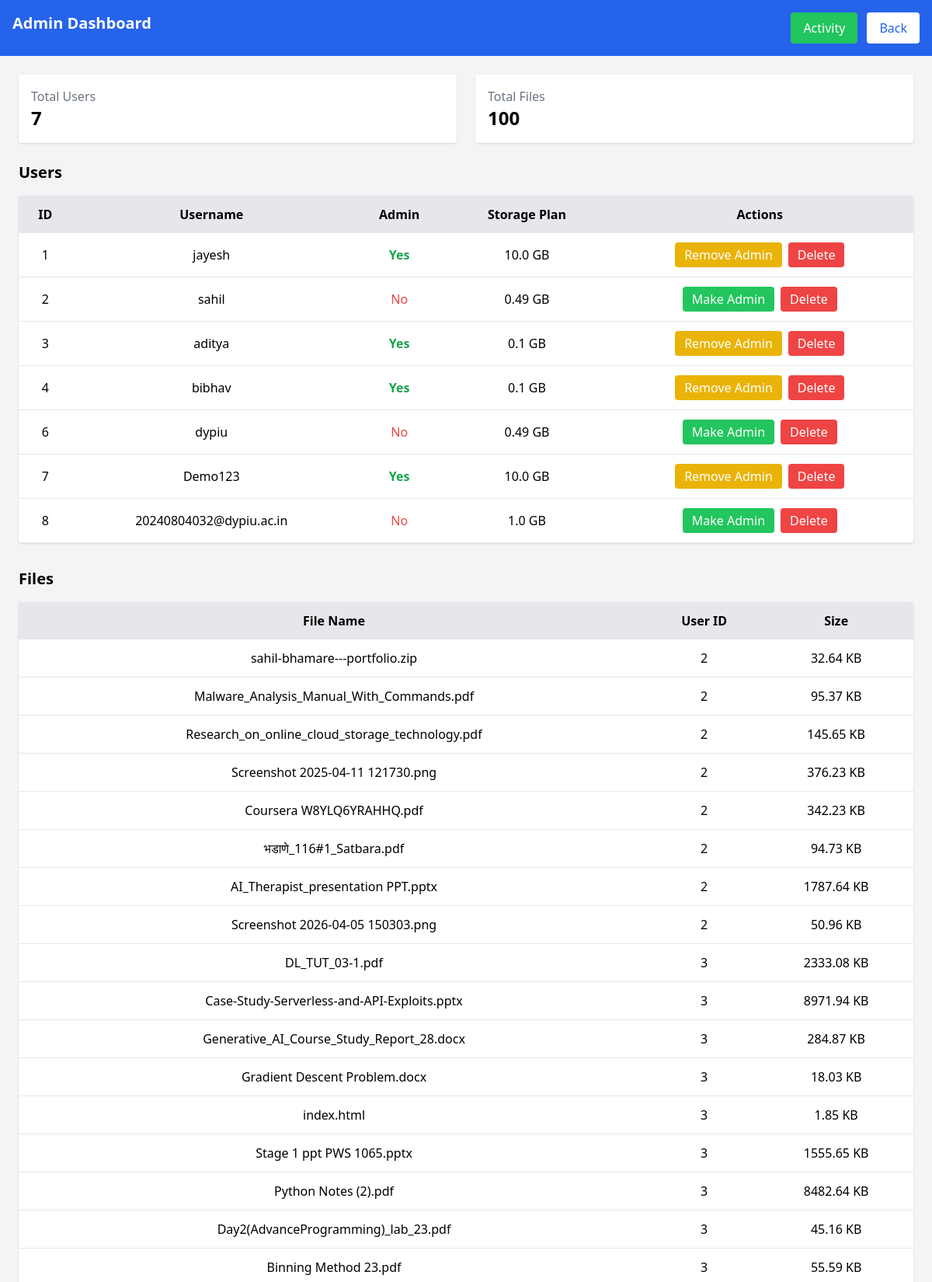
The page /admin (signed in, upper part) on the database its author committed.
### models.py (models this page shows)
class User(db.Model):
    id = db.Column(db.Integer, primary_key=True)
    username = db.Column(db.String(100))
    password = db.Column(db.String(100))
    is_admin = db.Column(db.Boolean, default=False)
    storage_limit = db.Column(db.Integer, default=104857600)

class File(db.Model):
    id = db.Column(db.Integer, primary_key=True)
    filename = db.Column(db.String(200))
    user_id = db.Column(db.Integer)
    size = db.Column(db.Integer)

### app.py (the view)
@app.route("/admin")
def admin():
    user = User.query.get(session["user"])
    if not user.is_admin:
        return "Access Denied"
    users = User.query.all()
    files = File.query.all()
    total_users = User.query.count()
    total_files = File.query.count()
    return render_template(
        "admin.html",
        users=users,
        files=files,
        total_users=total_users,
        total_files=total_files
    )

### templates/admin.html (shortened to what this page needs)
<!DOCTYPE html>
<html lang="en">
<head>
<script src="https://cdn.tailwindcss.com"></script>
</head>
<body class="bg-gray-100">
<nav class="bg-blue-600 text-white p-4 flex justify-between">
<h1 class="text-xl font-bold">Admin Dashboard</h1>
<div class="flex gap-3">
<a href="/activity"
class="bg-green-500 px-4 py-2 rounded">
Activity
</a>
<a href="/dashboard"
class="bg-white text-blue-600 px-4 py-2 rounded">
Back
</a>
</div>
</nav>
<div class="p-6">
<div class="grid grid-cols-2 gap-6 mb-6">
<div class="bg-white p-4 shadow rounded">
<h3 class="text-gray-500">Total Users</h3>
<p class="text-2xl font-bold">{{total_users}}</p>
</div>
<div class="bg-white p-4 shadow rounded">
<h3 class="text-gray-500">Total Files</h3>
<p class="text-2xl font-bold">{{total_files}}</p>
</div>
</div>
<h2 class="text-xl font-bold mb-4">Users</h2>
<table class="w-full bg-white shadow rounded mb-8">
<tr class="bg-gray-200">
<th class="p-3">ID</th>
<th class="p-3">Username</th>
<th class="p-3">Admin</th>
<th class="p-3">Storage Plan</th>
<th class="p-3">Actions</th>
</tr>
{% for user in users %}
<tr class="text-center border-b">
<td class="p-3">{{user.id}}</td>
<td class="p-3">{{user.username}}</td>
<td class="p-3">
{% if user.is_admin %}
<span class="text-green-600 font-bold">Yes</span>
{% else %}
<span class="text-red-500">No</span>
{% endif %}
</td>
<td class="p-3">
{{ (user.storage_limit / 1024 / 1024 / 1024)|round(2) }} GB
</td>
<td class="p-3 flex justify-center gap-2">
{% if user.is_admin %}
<a href="/remove-admin/{{user.id}}"
class="bg-yellow-500 text-white px-3 py-1 rounded hover:bg-yellow-600">
Remove Admin
</a>
{% else %}
<a href="/make-admin/{{user.id}}"
class="bg-green-500 text-white px-3 py-1 rounded hover:bg-green-600">
Make Admin
</a>
{% endif %}
<a href="/delete-user/{{user.id}}"
class="bg-red-500 text-white px-3 py-1 rounded hover:bg-red-600">
Delete
</a>
</td>
</tr>
{% endfor %}
</table>
<h2 class="text-xl font-bold mb-4">Files</h2>
<table class="w-full bg-white shadow rounded">
<tr class="bg-gray-200">
<th class="p-3">File Name</th>
<th class="p-3">User ID</th>
<th class="p-3">Size</th>
</tr>
{% for file in files %}
<tr class="text-center border-b">
<td class="p-3">{{file.filename}}</td>
<td class="p-3">{{file.user_id}}</td>
<td class="p-3">
{{ (file.size / 1024)|round(2) }} KB
</td>
</tr>
{% endfor %}
</table>
</div>
</body>
</html>

### rows shown on the page
User: id "1", username "jayesh", is_admin "Yes", (user.storage_limit/1024/1024/1024)|round(2) "10.0"
User: id "2", username "sahil", is_admin "No", (user.storage_limit/1024/1024/1024)|round(2) "0.49"
User: id "3", username "aditya", is_admin "Yes", (user.storage_limit/1024/1024/1024)|round(2) "0.1"
User: id "4", username "bibhav", is_admin "Yes", (user.storage_limit/1024/1024/1024)|round(2) "0.1"
User: id "6", username "dypiu", is_admin "No", (user.storage_limit/1024/1024/1024)|round(2) "0.49"
User: id "7", username "Demo123", is_admin "Yes", (user.storage_limit/1024/1024/1024)|round(2) "10.0"
User: id "8", username "20240804032@dypiu.ac.in", is_admin "No", (user.storage_limit/1024/1024/1024)|round(2) "1.0"
File: filename "sahil-bhamare---portfolio.zip", user_id "2", (file.size/1024)|round(2) "32.64"
File: filename "Malware_Analysis_Manual_With_Commands.pdf", user_id "2", (file.size/1024)|round(2) "95.37"
File: filename "Research_on_online_cloud_storage_technology.pdf", user_id "2", (file.size/1024)|round(2) "145.65"
File: filename "Screenshot 2025-04-11 121730.png", user_id "2", (file.size/1024)|round(2) "376.23"
File: filename "Coursera W8YLQ6YRAHHQ.pdf", user_id "2", (file.size/1024)|round(2) "342.23"
File: filename "भडाणे_116#1_Satbara.pdf", user_id "2", (file.size/1024)|round(2) "94.73"
File: filename "AI_Therapist_presentation PPT.pptx", user_id "2", (file.size/1024)|round(2) "1787.64"
File: filename "Screenshot 2026-04-05 150303.png", user_id "2", (file.size/1024)|round(2) "50.96"
File: filename "DL_TUT_03-1.pdf", user_id "3", (file.size/1024)|round(2) "2333.08"
File: filename "Case-Study-Serverless-and-API-Exploits.pptx", user_id "3", (file.size/1024)|round(2) "8971.94"
File: filename "Generative_AI_Course_Study_Report_28.docx", user_id "3", (file.size/1024)|round(2) "284.87"
File: filename "Gradient Descent Problem.docx", user_id "3", (file.size/1024)|round(2) "18.03"
File: filename "index.html", user_id "3", (file.size/1024)|round(2) "1.85"
File: filename "Stage 1 ppt PWS 1065.pptx", user_id "3", (file.size/1024)|round(2) "1555.65"
File: filename "Python Notes (2).pdf", user_id "3", (file.size/1024)|round(2) "8482.64"
File: filename "Day2(AdvanceProgramming)_lab_23.pdf", user_id "3", (file.size/1024)|round(2) "45.16"
File: filename "Binning Method 23.pdf", user_id "3", (file.size/1024)|round(2) "55.59"

### other values the page prints
{{ total_users }} "7"
{{ total_files }} "100"
